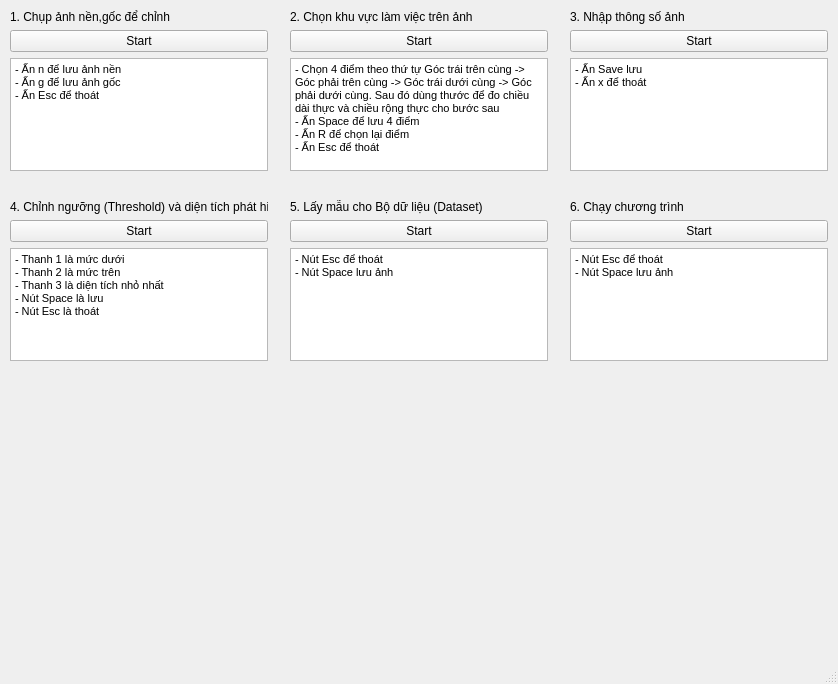
<?xml version="1.0" encoding="UTF-8"?>
<ui version="4.0">
 <class>MainWindow</class>
 <widget class="QMainWindow" name="MainWindow">
  <property name="geometry">
   <rect>
    <x>0</x>
    <y>0</y>
    <width>838</width>
    <height>684</height>
   </rect>
  </property>
  <property name="windowTitle">
   <string>MainWindow</string>
  </property>
  <widget class="QWidget" name="centralwidget">
   <widget class="QWidget" name="layoutWidget">
    <property name="geometry">
     <rect>
      <x>290</x>
      <y>10</y>
      <width>258</width>
      <height>161</height>
     </rect>
    </property>
    <layout class="QVBoxLayout" name="verticalLayout_2">
     <item>
      <widget class="QLabel" name="label_2">
       <property name="text">
        <string>2. Chọn khu vực làm việc trên ảnh</string>
       </property>
      </widget>
     </item>
     <item>
      <spacer name="verticalSpacer_3">
       <property name="orientation">
        <enum>Qt::Vertical</enum>
       </property>
       <property name="sizeHint" stdset="0">
        <size>
         <width>30</width>
         <height>50</height>
        </size>
       </property>
      </spacer>
     </item>
     <item>
      <widget class="QPushButton" name="pushButton">
       <property name="text">
        <string>Start</string>
       </property>
      </widget>
     </item>
     <item>
      <spacer name="verticalSpacer_4">
       <property name="orientation">
        <enum>Qt::Vertical</enum>
       </property>
       <property name="sizeHint" stdset="0">
        <size>
         <width>20</width>
         <height>40</height>
        </size>
       </property>
      </spacer>
     </item>
     <item>
      <widget class="QTextBrowser" name="textBrowser_2">
       <property name="html">
        <string>&lt;!DOCTYPE HTML PUBLIC &quot;-//W3C//DTD HTML 4.0//EN&quot; &quot;http://www.w3.org/TR/REC-html40/strict.dtd&quot;&gt;
&lt;html&gt;&lt;head&gt;&lt;meta name=&quot;qrichtext&quot; content=&quot;1&quot; /&gt;&lt;style type=&quot;text/css&quot;&gt;
p, li { white-space: pre-wrap; }
&lt;/style&gt;&lt;/head&gt;&lt;body style=&quot; font-family:'MS Shell Dlg 2'; font-size:8.25pt; font-weight:400; font-style:normal;&quot;&gt;
&lt;p style=&quot; margin-top:0px; margin-bottom:0px; margin-left:0px; margin-right:0px; -qt-block-indent:0; text-indent:0px;&quot;&gt;- Chọn 4 điểm theo thứ tự Góc trái trên cùng -&amp;gt; Góc phải trên cùng -&amp;gt; Góc trái dưới cùng -&amp;gt; Góc phải dưới cùng. Sau đó dùng thước để đo chiều dài thực và chiều rộng thực cho bước sau&lt;/p&gt;
&lt;p style=&quot; margin-top:0px; margin-bottom:0px; margin-left:0px; margin-right:0px; -qt-block-indent:0; text-indent:0px;&quot;&gt;- Ấn Space để lưu 4 điểm&lt;/p&gt;
&lt;p style=&quot; margin-top:0px; margin-bottom:0px; margin-left:0px; margin-right:0px; -qt-block-indent:0; text-indent:0px;&quot;&gt;- Ấn R để chọn lại điểm&lt;/p&gt;
&lt;p style=&quot; margin-top:0px; margin-bottom:0px; margin-left:0px; margin-right:0px; -qt-block-indent:0; text-indent:0px;&quot;&gt;- Ấn Esc để thoát&lt;/p&gt;&lt;/body&gt;&lt;/html&gt;</string>
       </property>
      </widget>
     </item>
    </layout>
   </widget>
   <widget class="QWidget" name="layoutWidget_3">
    <property name="geometry">
     <rect>
      <x>570</x>
      <y>10</y>
      <width>258</width>
      <height>161</height>
     </rect>
    </property>
    <layout class="QVBoxLayout" name="verticalLayout_4">
     <item>
      <widget class="QLabel" name="label_4">
       <property name="text">
        <string>3. Nhập thông số ảnh</string>
       </property>
      </widget>
     </item>
     <item>
      <spacer name="verticalSpacer_7">
       <property name="orientation">
        <enum>Qt::Vertical</enum>
       </property>
       <property name="sizeHint" stdset="0">
        <size>
         <width>30</width>
         <height>50</height>
        </size>
       </property>
      </spacer>
     </item>
     <item>
      <widget class="QPushButton" name="Nhap_thong_so">
       <property name="text">
        <string>Start</string>
       </property>
      </widget>
     </item>
     <item>
      <spacer name="verticalSpacer_8">
       <property name="orientation">
        <enum>Qt::Vertical</enum>
       </property>
       <property name="sizeHint" stdset="0">
        <size>
         <width>20</width>
         <height>40</height>
        </size>
       </property>
      </spacer>
     </item>
     <item>
      <widget class="QTextBrowser" name="textBrowser_4">
       <property name="html">
        <string>&lt;!DOCTYPE HTML PUBLIC &quot;-//W3C//DTD HTML 4.0//EN&quot; &quot;http://www.w3.org/TR/REC-html40/strict.dtd&quot;&gt;
&lt;html&gt;&lt;head&gt;&lt;meta name=&quot;qrichtext&quot; content=&quot;1&quot; /&gt;&lt;style type=&quot;text/css&quot;&gt;
p, li { white-space: pre-wrap; }
&lt;/style&gt;&lt;/head&gt;&lt;body style=&quot; font-family:'MS Shell Dlg 2'; font-size:8.25pt; font-weight:400; font-style:normal;&quot;&gt;
&lt;p style=&quot; margin-top:0px; margin-bottom:0px; margin-left:0px; margin-right:0px; -qt-block-indent:0; text-indent:0px;&quot;&gt;- Ấn Save lưu&lt;/p&gt;
&lt;p style=&quot; margin-top:0px; margin-bottom:0px; margin-left:0px; margin-right:0px; -qt-block-indent:0; text-indent:0px;&quot;&gt;- Ấn x để thoát&lt;/p&gt;&lt;/body&gt;&lt;/html&gt;</string>
       </property>
      </widget>
     </item>
    </layout>
   </widget>
   <widget class="QWidget" name="layoutWidget_4">
    <property name="geometry">
     <rect>
      <x>10</x>
      <y>200</y>
      <width>258</width>
      <height>161</height>
     </rect>
    </property>
    <layout class="QVBoxLayout" name="verticalLayout_5">
     <item>
      <widget class="QLabel" name="label_5">
       <property name="text">
        <string>4. Chỉnh ngưỡng (Threshold) và diện tích phát hiện</string>
       </property>
      </widget>
     </item>
     <item>
      <spacer name="verticalSpacer_9">
       <property name="orientation">
        <enum>Qt::Vertical</enum>
       </property>
       <property name="sizeHint" stdset="0">
        <size>
         <width>30</width>
         <height>50</height>
        </size>
       </property>
      </spacer>
     </item>
     <item>
      <widget class="QPushButton" name="Threshold">
       <property name="text">
        <string>Start</string>
       </property>
      </widget>
     </item>
     <item>
      <spacer name="verticalSpacer_10">
       <property name="orientation">
        <enum>Qt::Vertical</enum>
       </property>
       <property name="sizeHint" stdset="0">
        <size>
         <width>20</width>
         <height>40</height>
        </size>
       </property>
      </spacer>
     </item>
     <item>
      <widget class="QTextBrowser" name="textBrowser_5">
       <property name="html">
        <string>&lt;!DOCTYPE HTML PUBLIC &quot;-//W3C//DTD HTML 4.0//EN&quot; &quot;http://www.w3.org/TR/REC-html40/strict.dtd&quot;&gt;
&lt;html&gt;&lt;head&gt;&lt;meta name=&quot;qrichtext&quot; content=&quot;1&quot; /&gt;&lt;style type=&quot;text/css&quot;&gt;
p, li { white-space: pre-wrap; }
&lt;/style&gt;&lt;/head&gt;&lt;body style=&quot; font-family:'MS Shell Dlg 2'; font-size:8.25pt; font-weight:400; font-style:normal;&quot;&gt;
&lt;p style=&quot; margin-top:0px; margin-bottom:0px; margin-left:0px; margin-right:0px; -qt-block-indent:0; text-indent:0px;&quot;&gt;- Thanh 1 là mức dưới&lt;/p&gt;
&lt;p style=&quot; margin-top:0px; margin-bottom:0px; margin-left:0px; margin-right:0px; -qt-block-indent:0; text-indent:0px;&quot;&gt;- Thanh 2 là mức trên&lt;/p&gt;
&lt;p style=&quot; margin-top:0px; margin-bottom:0px; margin-left:0px; margin-right:0px; -qt-block-indent:0; text-indent:0px;&quot;&gt;- Thanh 3 là diện tích nhỏ nhất &lt;/p&gt;
&lt;p style=&quot; margin-top:0px; margin-bottom:0px; margin-left:0px; margin-right:0px; -qt-block-indent:0; text-indent:0px;&quot;&gt;- Nút Space là lưu&lt;/p&gt;
&lt;p style=&quot; margin-top:0px; margin-bottom:0px; margin-left:0px; margin-right:0px; -qt-block-indent:0; text-indent:0px;&quot;&gt;- Nút Esc là thoát&lt;/p&gt;
&lt;p style=&quot;-qt-paragraph-type:empty; margin-top:0px; margin-bottom:0px; margin-left:0px; margin-right:0px; -qt-block-indent:0; text-indent:0px;&quot;&gt;&lt;br /&gt;&lt;/p&gt;&lt;/body&gt;&lt;/html&gt;</string>
       </property>
      </widget>
     </item>
    </layout>
   </widget>
   <widget class="QWidget" name="layoutWidget_5">
    <property name="geometry">
     <rect>
      <x>290</x>
      <y>200</y>
      <width>258</width>
      <height>161</height>
     </rect>
    </property>
    <layout class="QVBoxLayout" name="verticalLayout_6">
     <item>
      <widget class="QLabel" name="label_6">
       <property name="text">
        <string>5. Lấy mẫu cho Bộ dữ liệu (Dataset)</string>
       </property>
      </widget>
     </item>
     <item>
      <spacer name="verticalSpacer_11">
       <property name="orientation">
        <enum>Qt::Vertical</enum>
       </property>
       <property name="sizeHint" stdset="0">
        <size>
         <width>30</width>
         <height>50</height>
        </size>
       </property>
      </spacer>
     </item>
     <item>
      <widget class="QPushButton" name="Dataset">
       <property name="text">
        <string>Start</string>
       </property>
      </widget>
     </item>
     <item>
      <spacer name="verticalSpacer_12">
       <property name="orientation">
        <enum>Qt::Vertical</enum>
       </property>
       <property name="sizeHint" stdset="0">
        <size>
         <width>20</width>
         <height>40</height>
        </size>
       </property>
      </spacer>
     </item>
     <item>
      <widget class="QTextBrowser" name="textBrowser_6">
       <property name="html">
        <string>&lt;!DOCTYPE HTML PUBLIC &quot;-//W3C//DTD HTML 4.0//EN&quot; &quot;http://www.w3.org/TR/REC-html40/strict.dtd&quot;&gt;
&lt;html&gt;&lt;head&gt;&lt;meta name=&quot;qrichtext&quot; content=&quot;1&quot; /&gt;&lt;style type=&quot;text/css&quot;&gt;
p, li { white-space: pre-wrap; }
&lt;/style&gt;&lt;/head&gt;&lt;body style=&quot; font-family:'MS Shell Dlg 2'; font-size:8.25pt; font-weight:400; font-style:normal;&quot;&gt;
&lt;p style=&quot; margin-top:0px; margin-bottom:0px; margin-left:0px; margin-right:0px; -qt-block-indent:0; text-indent:0px;&quot;&gt;- Nút Esc để thoát&lt;/p&gt;
&lt;p style=&quot; margin-top:0px; margin-bottom:0px; margin-left:0px; margin-right:0px; -qt-block-indent:0; text-indent:0px;&quot;&gt;- Nút Space lưu ảnh&lt;/p&gt;
&lt;p style=&quot;-qt-paragraph-type:empty; margin-top:0px; margin-bottom:0px; margin-left:0px; margin-right:0px; -qt-block-indent:0; text-indent:0px;&quot;&gt;&lt;br /&gt;&lt;/p&gt;&lt;/body&gt;&lt;/html&gt;</string>
       </property>
      </widget>
     </item>
    </layout>
   </widget>
   <widget class="QWidget" name="layoutWidget_6">
    <property name="geometry">
     <rect>
      <x>570</x>
      <y>200</y>
      <width>258</width>
      <height>161</height>
     </rect>
    </property>
    <layout class="QVBoxLayout" name="verticalLayout_7">
     <item>
      <widget class="QLabel" name="label_7">
       <property name="text">
        <string>6. Chạy chương trình</string>
       </property>
      </widget>
     </item>
     <item>
      <spacer name="verticalSpacer_13">
       <property name="orientation">
        <enum>Qt::Vertical</enum>
       </property>
       <property name="sizeHint" stdset="0">
        <size>
         <width>30</width>
         <height>50</height>
        </size>
       </property>
      </spacer>
     </item>
     <item>
      <widget class="QPushButton" name="Dataset_2">
       <property name="text">
        <string>Start</string>
       </property>
      </widget>
     </item>
     <item>
      <spacer name="verticalSpacer_14">
       <property name="orientation">
        <enum>Qt::Vertical</enum>
       </property>
       <property name="sizeHint" stdset="0">
        <size>
         <width>20</width>
         <height>40</height>
        </size>
       </property>
      </spacer>
     </item>
     <item>
      <widget class="QTextBrowser" name="textBrowser_7">
       <property name="html">
        <string>&lt;!DOCTYPE HTML PUBLIC &quot;-//W3C//DTD HTML 4.0//EN&quot; &quot;http://www.w3.org/TR/REC-html40/strict.dtd&quot;&gt;
&lt;html&gt;&lt;head&gt;&lt;meta name=&quot;qrichtext&quot; content=&quot;1&quot; /&gt;&lt;style type=&quot;text/css&quot;&gt;
p, li { white-space: pre-wrap; }
&lt;/style&gt;&lt;/head&gt;&lt;body style=&quot; font-family:'MS Shell Dlg 2'; font-size:8.25pt; font-weight:400; font-style:normal;&quot;&gt;
&lt;p style=&quot; margin-top:0px; margin-bottom:0px; margin-left:0px; margin-right:0px; -qt-block-indent:0; text-indent:0px;&quot;&gt;- Nút Esc để thoát&lt;/p&gt;
&lt;p style=&quot; margin-top:0px; margin-bottom:0px; margin-left:0px; margin-right:0px; -qt-block-indent:0; text-indent:0px;&quot;&gt;- Nút Space lưu ảnh&lt;/p&gt;
&lt;p style=&quot;-qt-paragraph-type:empty; margin-top:0px; margin-bottom:0px; margin-left:0px; margin-right:0px; -qt-block-indent:0; text-indent:0px;&quot;&gt;&lt;br /&gt;&lt;/p&gt;&lt;/body&gt;&lt;/html&gt;</string>
       </property>
      </widget>
     </item>
    </layout>
   </widget>
   <widget class="QWidget" name="">
    <property name="geometry">
     <rect>
      <x>10</x>
      <y>10</y>
      <width>258</width>
      <height>161</height>
     </rect>
    </property>
    <layout class="QVBoxLayout" name="verticalLayout">
     <item>
      <widget class="QLabel" name="label">
       <property name="text">
        <string>1. Chụp ảnh nền,gốc để chỉnh</string>
       </property>
      </widget>
     </item>
     <item>
      <spacer name="verticalSpacer_2">
       <property name="orientation">
        <enum>Qt::Vertical</enum>
       </property>
       <property name="sizeHint" stdset="0">
        <size>
         <width>30</width>
         <height>50</height>
        </size>
       </property>
      </spacer>
     </item>
     <item>
      <widget class="QPushButton" name="Screen_shot">
       <property name="text">
        <string>Start</string>
       </property>
      </widget>
     </item>
     <item>
      <spacer name="verticalSpacer">
       <property name="orientation">
        <enum>Qt::Vertical</enum>
       </property>
       <property name="sizeHint" stdset="0">
        <size>
         <width>20</width>
         <height>40</height>
        </size>
       </property>
      </spacer>
     </item>
     <item>
      <widget class="QTextBrowser" name="textBrowser">
       <property name="html">
        <string>&lt;!DOCTYPE HTML PUBLIC &quot;-//W3C//DTD HTML 4.0//EN&quot; &quot;http://www.w3.org/TR/REC-html40/strict.dtd&quot;&gt;
&lt;html&gt;&lt;head&gt;&lt;meta name=&quot;qrichtext&quot; content=&quot;1&quot; /&gt;&lt;style type=&quot;text/css&quot;&gt;
p, li { white-space: pre-wrap; }
&lt;/style&gt;&lt;/head&gt;&lt;body style=&quot; font-family:'MS Shell Dlg 2'; font-size:8.25pt; font-weight:400; font-style:normal;&quot;&gt;
&lt;p style=&quot; margin-top:0px; margin-bottom:0px; margin-left:0px; margin-right:0px; -qt-block-indent:0; text-indent:0px;&quot;&gt;- Ấn n để lưu ảnh nền&lt;/p&gt;
&lt;p style=&quot; margin-top:0px; margin-bottom:0px; margin-left:0px; margin-right:0px; -qt-block-indent:0; text-indent:0px;&quot;&gt;- Ấn g để lưu ảnh gốc&lt;/p&gt;
&lt;p style=&quot; margin-top:0px; margin-bottom:0px; margin-left:0px; margin-right:0px; -qt-block-indent:0; text-indent:0px;&quot;&gt;- Ấn Esc để thoát&lt;/p&gt;&lt;/body&gt;&lt;/html&gt;</string>
       </property>
      </widget>
     </item>
    </layout>
   </widget>
  </widget>
  <widget class="QMenuBar" name="menubar">
   <property name="geometry">
    <rect>
     <x>0</x>
     <y>0</y>
     <width>838</width>
     <height>18</height>
    </rect>
   </property>
  </widget>
  <widget class="QStatusBar" name="statusbar"/>
 </widget>
 <resources/>
 <connections/>
</ui>
